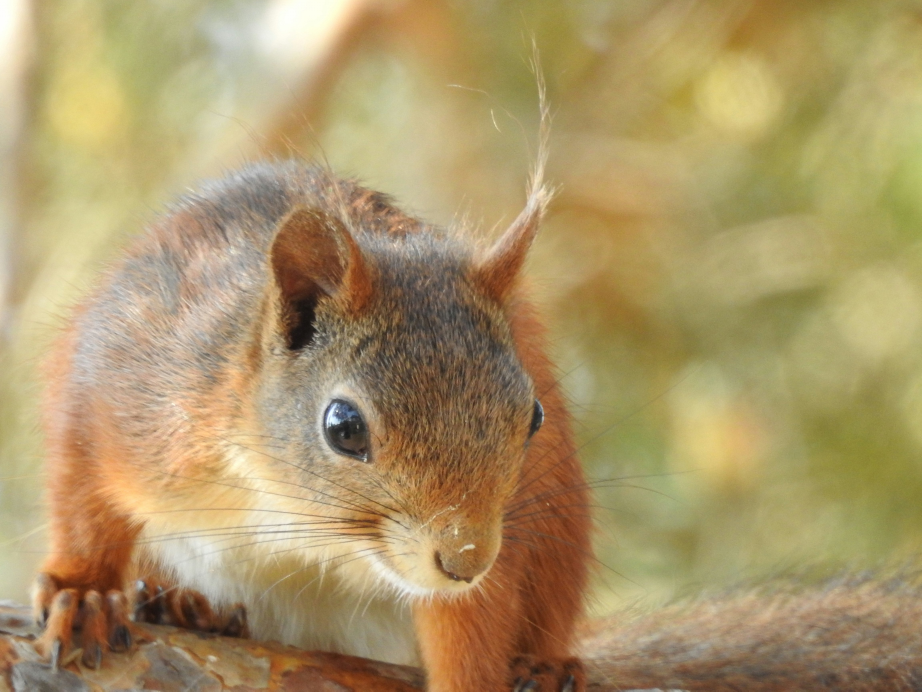
#> input picture optimized_photo.jpg, 4608 x 3456 px (shown at 1/5 size)
$ python dwt_resolution_benchmark.py ../optimized_photo.jpg
#> lines starting #> are read from the running program, lines starting #| are printed output that depends on the picture
### tools/dwt_capacity_benchmark.py
#!/usr/bin/env python3
"""DWT-QIM capacity/robustness experiment, using dwt_probe.py unchanged.

Not a Cryptoleaf file format. Original dimensions, delta, repetition and seed
are supplied to the decoder (oracle alignment). No encryption or RS yet.
"""
import argparse
import csv
import hashlib
import io
import time
from pathlib import Path

import numpy as np
from PIL import Image
from dwt_probe import embed, extract, jpeg_roundtrip, psnr


def ints(value):
    return [int(x.strip()) for x in value.split(',') if x.strip()]


def floats(value):
    return [float(x.strip()) for x in value.split(',') if x.strip()]


def message_of_size(size):
    # Exact UTF-8 byte length, with multibyte text and reproducible opaque data.
    prefix = 'Cryptoleaf – ääkköset, 漢字, 🌿 | '.encode('utf-8')
    if size < len(prefix):
        return prefix[:size]  # intended test sizes are >= 50
    needed = size - len(prefix)
    output = bytearray(prefix)
    counter = 0
    while len(output) < size:
        output.extend(hashlib.sha256(f'dwt-capacity-{counter}'.encode()).digest())
        counter += 1
    return bytes(output[:size])


# [77 lines left out: function main, not called in this run]


# [2 lines that do not run on import are left out]

### tools/dwt_probe.py
#!/usr/bin/env python3
"""Independent DWT-QIM robustness probe. Not Cryptoleaf production format.
Requires Pillow, numpy, PyWavelets. Uses known original dimensions for resize recovery.
"""
import argparse, csv, io, zlib
from pathlib import Path
import numpy as np
import pywt
from PIL import Image

MAGIC = b'DWT1'

def bits_from_bytes(b):
    return np.unpackbits(np.frombuffer(b, dtype=np.uint8))

def embed(image, message, delta, repeat, seed):
    if len(message) > 65535:
        raise ValueError('Message too long')
    packet = MAGIC + len(message).to_bytes(2, 'big') + message
    packet += zlib.crc32(packet).to_bytes(4, 'big')
    bits = bits_from_bytes(packet)
    ycbcr = image.convert('YCbCr')
    a = np.asarray(ycbcr, dtype=np.float64).copy()
    coeffs = pywt.wavedec2(a[:,:,0], 'haar', level=2, mode='periodization')
    ll = coeffs[0].copy()
    flat = ll.ravel()
    count = len(bits) * repeat
    if count > flat.size:
        raise ValueError(f'Insufficient DWT capacity: need {count}, have {flat.size}')
    rng = np.random.default_rng(seed)
    positions = rng.permutation(flat.size)[:count]
    expanded = np.repeat(bits, repeat)
    # QIM: nearest quantization lattice with parity encoding
    q = np.rint(flat[positions] / delta).astype(np.int64)
    q += (expanded.astype(np.int64) - (q & 1)) % 2
    flat[positions] = q * delta
    coeffs[0] = ll
    a[:,:,0] = np.clip(pywt.waverec2(coeffs, 'haar', mode='periodization')[:a.shape[0], :a.shape[1]], 0, 255)
    return Image.fromarray(np.uint8(np.clip(np.rint(a),0,255)), 'YCbCr').convert('RGB')

def extract(image, original_size, delta, repeat, seed, max_bytes=256):
    # This is an ORACLE alignment: decoder is explicitly told the original size.
    if image.size != original_size:
        image = image.resize(original_size, Image.Resampling.LANCZOS)
    y = np.asarray(image.convert('YCbCr'), dtype=np.float64)[:,:,0]
    ll = pywt.wavedec2(y, 'haar', level=2, mode='periodization')[0].ravel()
    rng = np.random.default_rng(seed)
    # Must match embed permutation length, independent of packet length.
    pos = rng.permutation(ll.size)
    def read(nbytes):
        count = nbytes * 8 * repeat
        if count > ll.size: raise ValueError('Insufficient capacity')
        q = np.rint(ll[pos[:count]] / delta).astype(np.int64)
        bits = (q & 1).reshape(-1,repeat)
        majority = (bits.sum(axis=1) > repeat//2).astype(np.uint8)
        return np.packbits(majority).tobytes()
    header = read(6)
    if header[:4] != MAGIC: raise ValueError('BadMagic')
    length = int.from_bytes(header[4:6], 'big')
    if length > max_bytes: raise ValueError('LengthOutOfRange')
    packet = read(6 + length + 4)
    if zlib.crc32(packet[:-4]) != int.from_bytes(packet[-4:], 'big'):
        raise ValueError('BadCRC')
    return packet[6:-4]

def jpeg_roundtrip(img, quality):
    buf = io.BytesIO()
    img.save(buf, format='JPEG', quality=quality, subsampling=0)
    buf.seek(0)
    with Image.open(buf) as loaded:
        return loaded.convert('RGB')

def psnr(a,b):
    x=np.asarray(a,dtype=np.float64); y=np.asarray(b,dtype=np.float64)
    mse=np.mean((x-y)**2)
    return float('inf') if mse==0 else 10*np.log10(255**2/mse)

# [50 lines left out: function main, not called in this run]

# [1 lines that do not run on import are left out]

### tools/dwt_resolution_benchmark.py
#!/usr/bin/env python3
"""DWT-QIM resolution benchmark. Standalone experiment, NOT Cryptoleaf format.

Uses unchanged embed/extract functions from dwt_probe.py. Creates a distinct
cover image at each resolution BEFORE embedding. Decoder is given that cover's
exact dimensions (oracle). Capacity skips are not decoding failures.
"""
import argparse
import csv
import time
from pathlib import Path

from PIL import Image, ImageOps
from dwt_probe import embed, extract, jpeg_roundtrip, psnr
from dwt_capacity_benchmark import message_of_size


def numbers(raw, kind=int):
    return [kind(x.strip()) for x in raw.split(',') if x.strip()]


def resolutions(raw):
    out = []
    for token in raw.split(','):
        try:
            w, h = (int(v) for v in token.strip().lower().split('x'))
            if min(w, h) < 16:
                raise ValueError()
        except (ValueError, TypeError):
            raise argparse.ArgumentTypeError(f'Invalid resolution: {token!r}; use WIDTHxHEIGHT')
        out.append((w, h))
    if not out:
        raise argparse.ArgumentTypeError('At least one resolution required')
    return out


def main():
    p = argparse.ArgumentParser(description=__doc__)
    p.add_argument('image', type=Path)
    p.add_argument('--resolutions', type=resolutions, default=resolutions('3000x4000,1920x1080,1280x720,640x480'))
    p.add_argument('--sizes', default='50,200,500,1000,2000')
    p.add_argument('--deltas', default='20,32')
    p.add_argument('--repeat', type=int, default=9)
    p.add_argument('--quality', type=int, default=85)
    p.add_argument('--resize', default='100,99,90,75', help='Percent AFTER embedding')
    p.add_argument('--recompress', default='none,60')
    p.add_argument('--seed', type=int, default=20261114)
    p.add_argument('--csv', type=Path, default=Path('dwt_resolution.csv'))
    args = p.parse_args()
    sizes = numbers(args.sizes)
    deltas = numbers(args.deltas, float)
    scales = numbers(args.resize)
    recompress = [None if x.strip().lower() == 'none' else int(x.strip()) for x in args.recompress.split(',')]
    if not sizes or any(n < 50 or n > 65535 for n in sizes): p.error('--sizes must be 50..65535')
    if not deltas or any(d <= 0 for d in deltas): p.error('--deltas must be positive')
    if args.repeat < 1 or args.repeat % 2 == 0: p.error('--repeat must be positive and odd')
    if not 1 <= args.quality <= 100: p.error('--quality must be 1..100')
    if not scales or any(s < 1 or s > 100 for s in scales): p.error('--resize must be 1..100')
    if not recompress or any(q is not None and not 1 <= q <= 100 for q in recompress): p.error('--recompress must be none or 1..100')
    if not args.image.is_file(): p.error(f'Image not found: {args.image}')

    with Image.open(args.image) as source:
#> source is the input picture: PIL image 4608x3456 RGB; mean R, G, B 171.3, 150.5, 105.2
        source = ImageOps.exif_transpose(source).convert('RGB')
    print(f'Source: {source.width}x{source.height}. Each target uses center crop + Lanczos resize BEFORE embedding.')
#| Source: 4608x3456. Each target uses center crop + Lanczos resize BEFORE embedding.
    print('Decode uses known cover dimensions (oracle). No AES-GCM or Reed-Solomon.\n')
    rows = []
    for target_w, target_h in args.resolutions:
        cover = ImageOps.fit(source, (target_w, target_h), method=Image.Resampling.LANCZOS, centering=(0.5, 0.5))
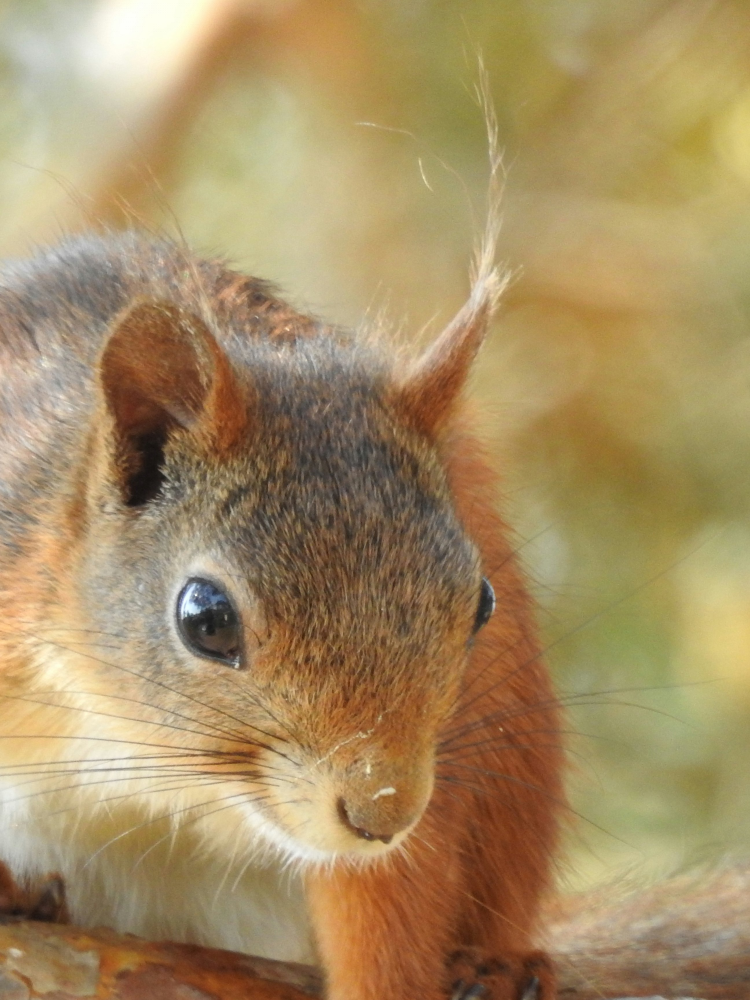
#> cover: PIL image 3000x4000 RGB (shown at 1/4 size); mean R, G, B 166, 142, 100.1
        available = ((target_w + 3) // 4) * ((target_h + 3) // 4)
        max_bytes = max(0, available // (8 * args.repeat) - 10)
        print(f'\n{target_w}x{target_h}: LL2={available:,} coefficients, theoretical max={max_bytes:,} bytes')
        for size in sizes:
            message = message_of_size(size)
            required = (size + 10) * 8 * args.repeat
            for delta in deltas:
                encoded = None
                error = ''
                quality_psnr = ''
                encode_seconds = ''
                if required <= available:
                    t0 = time.perf_counter()
                    try:
                        encoded = jpeg_roundtrip(embed(cover, message, delta, args.repeat, args.seed), args.quality)
#> in embed, `ycbcr = image.convert('YCbCr')`: ycbcr: PIL image 3000x4000 YCbCr; mean of channels 0, 1, 2 143.9, 102.6, 143
#> in embed, `a = np.asarray(ycbcr, dtype=np.float64).copy()`: a: shape (4000, 3000, 3) float64; mean of channels 0, 1, 2 143.9, 102.6, 143
#> in embed, `coeffs = pywt.wavedec2(a[:,:,0], 'haar', level=2, mode='periodization')`: coeffs = 3 items
#> in embed, `ll = coeffs[0].copy()`:
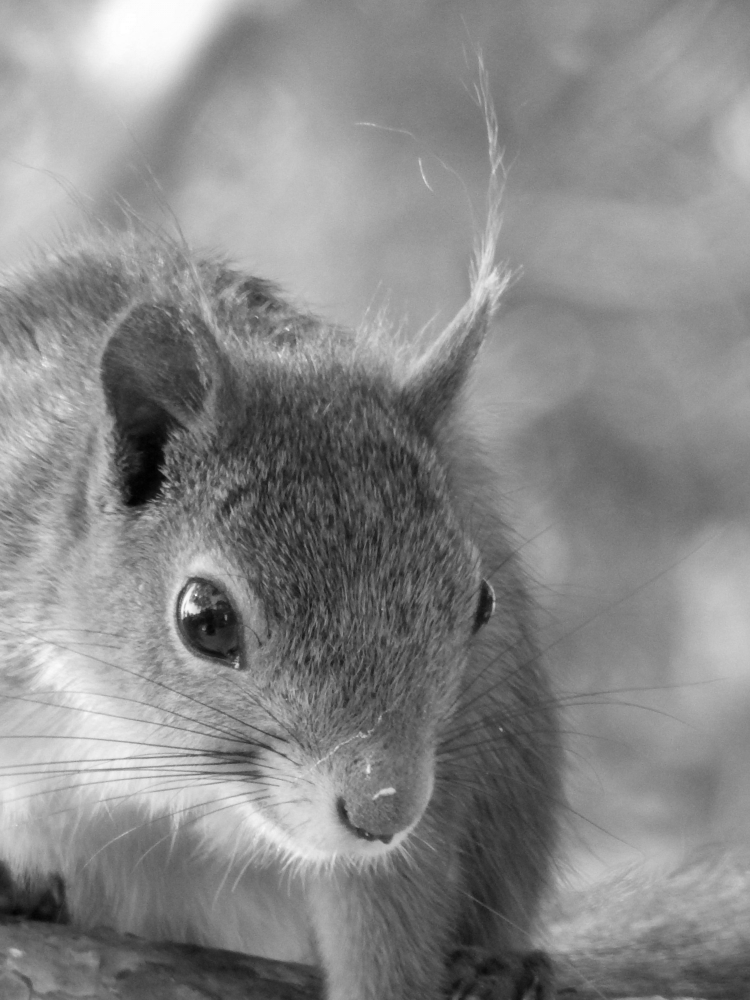
#> ll: shape (1000, 750) float64; min 69.25, max 1016, mean 575.7; drawn with min black and max white
#> in embed, `q = np.rint(flat[positions] / delta).astype(np.int64)`: q = 4320 values, max 51 at index 19, min 4 at index 4259, mean 28.46
#> in embed, `q += (expanded.astype(np.int64) - (q & 1)) % 2`: q = 4320 values, max 52 at index 19, min 4 at index 4259, mean 28.95
#> in embed, `a[:,:,0] = np.clip(pywt.waverec2(coeffs, 'haar', mode='periodization')..`: a: shape (4000, 3000, 3) float64; mean of channels 0, 1, 2 143.9, 102.6, 143
                        quality_psnr = round(psnr(cover, encoded), 3)
#> in psnr, `mse=np.mean((x-y)**2)`: mse = 3.27
#> quality_psnr = 42.98
                    except Exception as exc:
                        error = f'{type(exc).__name__}: {exc}'
                    encode_seconds = round(time.perf_counter() - t0, 3)
                else:
                    error = 'CAPACITY_EXCEEDED'
                for scale in scales:
                    for q in recompress:
                        status = 'SKIP_CAPACITY' if required > available else ('ERROR_ENCODE' if encoded is None else 'FAIL')
#> status = 'FAIL'
                        detail = error
                        if encoded is not None:
                            try:
                                processed = encoded
                                if scale != 100:
                                    new_size = (max(1, round(target_w * scale / 100)), max(1, round(target_h * scale / 100)))
                                    processed = processed.resize(new_size, Image.Resampling.LANCZOS)
                                if q is not None:
                                    processed = jpeg_roundtrip(processed, q)
                                decoded = extract(processed, cover.size, delta, args.repeat, args.seed, max_bytes=max(sizes))
#> in read, `q = np.rint(ll[pos[:count]] / delta).astype(np.int64)`: q = 432 values, max 51 at index 292, min 10 at index 21, mean 29.6
#> in read, `majority = (bits.sum(axis=1) > repeat//2).astype(np.uint8)`: majority = 48 values, max 1 at index 1, min 0 at index 0, mean 0.333
#> in extract, `length = int.from_bytes(header[4:6], 'big')`: length = 50
                                if decoded == message:
                                    status, detail = 'PASS', ''
                                else:
                                    detail = 'MessageMismatch'
                            except Exception as exc:
                                detail = f'{type(exc).__name__}: {exc}'
                        rows.append(dict(width=target_w, height=target_h, message_bytes=size, delta=delta,
                                         repeat=args.repeat, save_quality=args.quality, resize_percent=scale,
                                         recompress_quality='none' if q is None else q,
                                         status=status, pass_decode=status == 'PASS', psnr_db=quality_psnr,
                                         required_coefficients=required, available_coefficients=available,
                                         theoretical_max_payload_bytes=max_bytes,
                                         encode_seconds=encode_seconds, error=detail))
                        print(f'{target_w}x{target_h} {size:4d} B delta={delta:g} resize={scale:3d}% jpeg={str(q):>4}: {status} {detail}')
    args.csv.parent.mkdir(parents=True, exist_ok=True)
    with args.csv.open('w', newline='', encoding='utf-8') as f:
        writer = csv.DictWriter(f, fieldnames=list(rows[0]))
        writer.writeheader()
        writer.writerows(rows)
    tested = [r for r in rows if r['status'] in ('PASS', 'FAIL')]
    print(f'\nDecode: {sum(r["pass_decode"] for r in tested)}/{len(tested)} passed; capacity skips: {sum(r["status"] == "SKIP_CAPACITY" for r in rows)}; CSV: {args.csv}')


if __name__ == '__main__':
#> (the run stopped early here; a loop or call above may not have finished)
